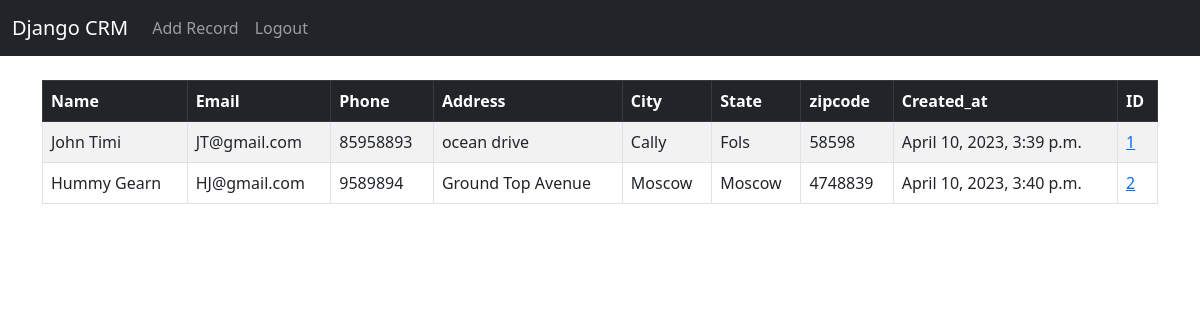
The app's page / (signed in) with its own data.
### website/models.py (models this page shows, shortened)
class Record(models.Model):
    created_at = models.DateTimeField(auto_now_add=True)
    first_name = models.CharField(max_length=50)
    last_name = models.CharField(max_length=50)
    email = models.CharField(max_length=100)
    phone = models.CharField(max_length=15)
    address = models.CharField(max_length=100)
    city = models.CharField(max_length=50)
    state = models.CharField(max_length=50)
    zipcode = models.CharField(max_length=20)

### website/views.py (the view)
# urls.py: path('', views.home, name='home'),
def home(request):
    records = Record.objects.all()
    if request.method == 'POST':
        username = request.POST['username']
        password= request.POST['password']
        user = authenticate(request, username=username, password=password)
        if user is not None:
            login(request, user)
            messages.success(request, 'You Have Been Logged in!')
            return redirect('home')
        else:
            messages.success(request, 'There Was An Error Logging In, Please Try Again...')
            return redirect('home')
    else:
        return render(request, 'website/home.html', {
            'records' : records,
        })

### website/templates/website/home.html (shortened to what this page needs)
{% extends 'website/base.html' %}
{% block content %}
    {% if user.is_authenticated %}
    <table class="table table-striped table-hover table-bordered">
      <thead class='table-dark'>
        <tr>
          <th scope="col">Name</th>
          <th scope="col">Email</th>
          <th scope="col">Phone</th>
          <th scope="col">Address</th>
          <th scope="col">City</th>
          <th scope="col">State</th>
          <th scope="col">zipcode</th>
          <th scope="col">Created_at</th>
          <th scope="col">ID</th>
        </tr>
      </thead>
        <tbody>
    {% if records %}
        {% for record in records %}
            <tr>
                <td>{{ record.first_name }} {{record.last_name }}</td>
                <td>{{ record.email}}</td>
                <td>{{ record.phone }}</td>
               <td>{{ record.address }}</td>
                <td>{{ record.city }}</td>
                <td>{{ record.state }}</td>
                <td>{{ record.zipcode }}</td>
                <td>{{ record.created_at }}</td>
                <td><a href='{% url 'record' record.id %}'>{{ record.id }}</a></td>
            </tr>
        {% endfor %}
    {% endif %}
      </tbody>
    </table>
{% endif %}
{% endblock %}

### website/templates/website/base.html (shortened to what this page needs)
<!doctype html>
<html lang="en">
  <head>
    <link href="https://cdn.jsdelivr.net/npm/bootstrap@5.3.0-alpha3/dist/css/bootstrap.min.css" rel="stylesheet">
  </head>
  <body>
    {% include 'website/navbar.html' %}
    <div class='container'>
        {% block content %}
        {% endblock %}
    </div>
  </body>
</html>

### website/templates/website/navbar.html (shortened to what this page needs)
<nav class="navbar navbar-expand-lg navbar-dark bg-dark">
  <div class="container-fluid">
    <a class="navbar-brand" href="{% url 'home' %}">Django CRM</a>
    <div class="collapse navbar-collapse" id="navbarSupportedContent">
      <ul class="navbar-nav me-auto mb-2 mb-lg-0">
        {% if user.is_authenticated %}
        <li class="nav-item">
          <a class="nav-link" href="{% url 'add_record' %}">Add Record</a>
        </li>
        <li class="nav-item">
          <a class="nav-link" href="{% url 'logout' %}">Logout</a>
        </li>
        {% endif %}
      </ul>
    </div>
  </div>
</nav>

### records on screen
Record: first_name "John", last_name "Timi", email "JT@gmail.com", phone "85958893", address "ocean drive", city "Cally", state "Fols", zipcode "58598", created_at "April 10, 2023, 3:39 p.m.", id "1"
Record: first_name "Hummy", last_name "Gearn", email "HJ@gmail.com", phone "9589894", address "Ground Top Avenue", city "Moscow", state "Moscow", zipcode "4748839", created_at "April 10, 2023, 3:40 p.m.", id "2"
